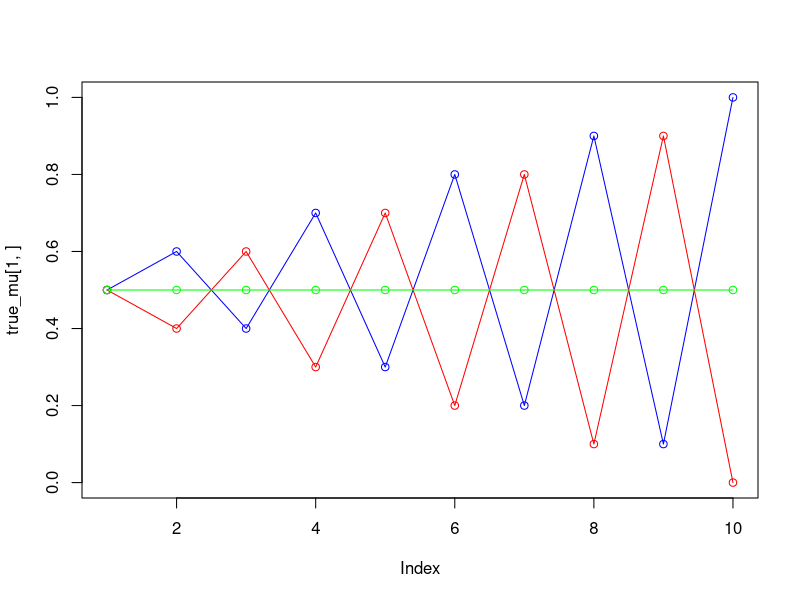
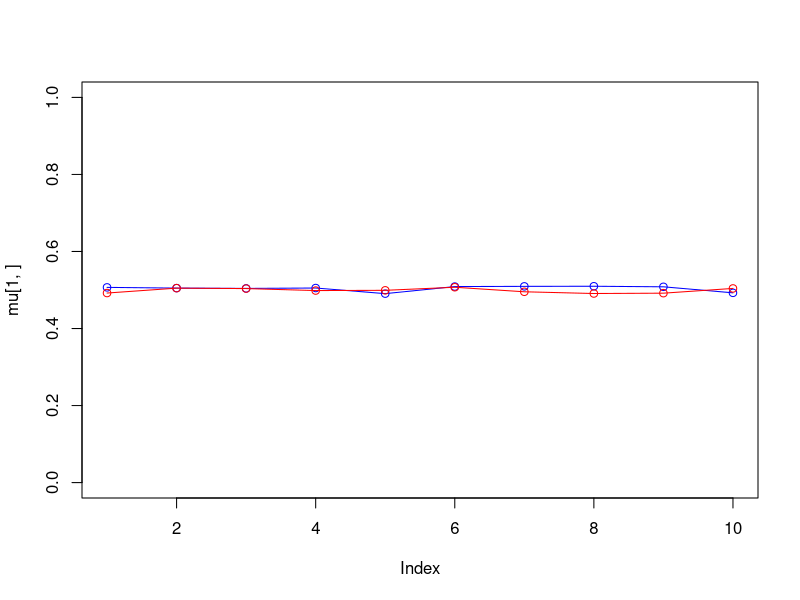
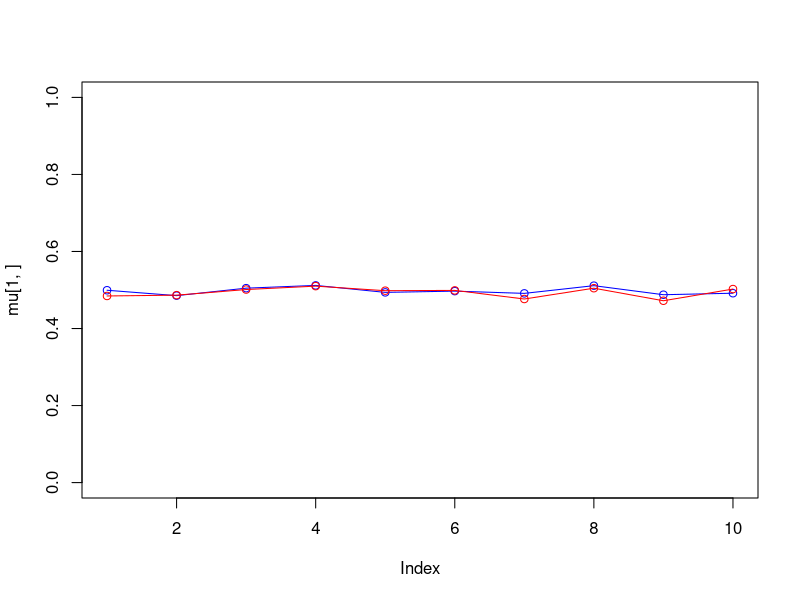
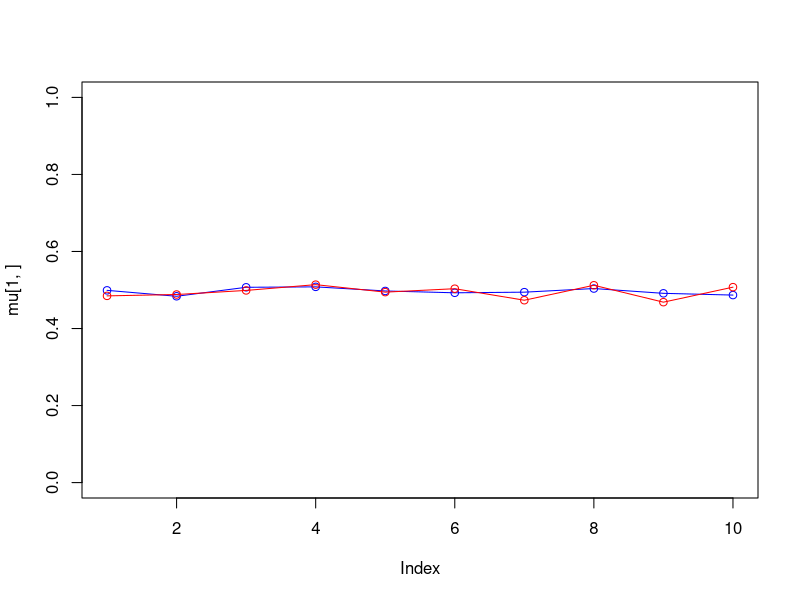
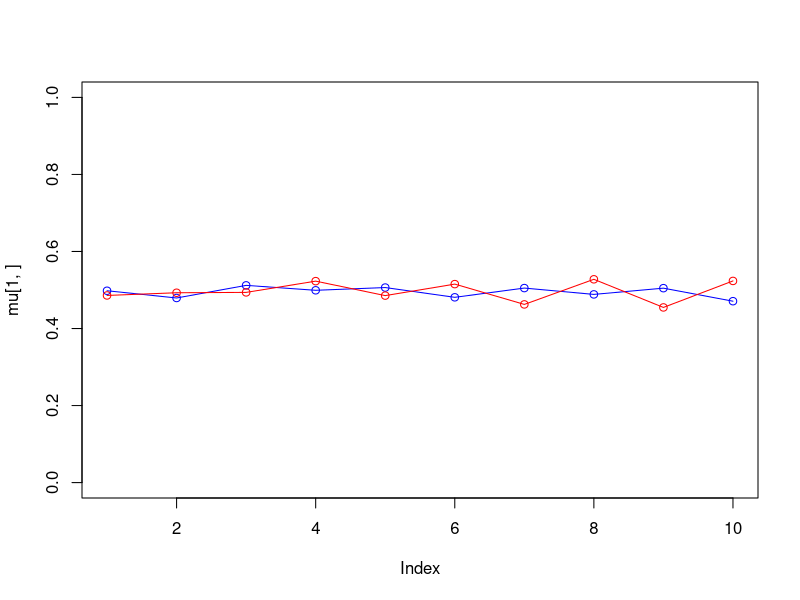
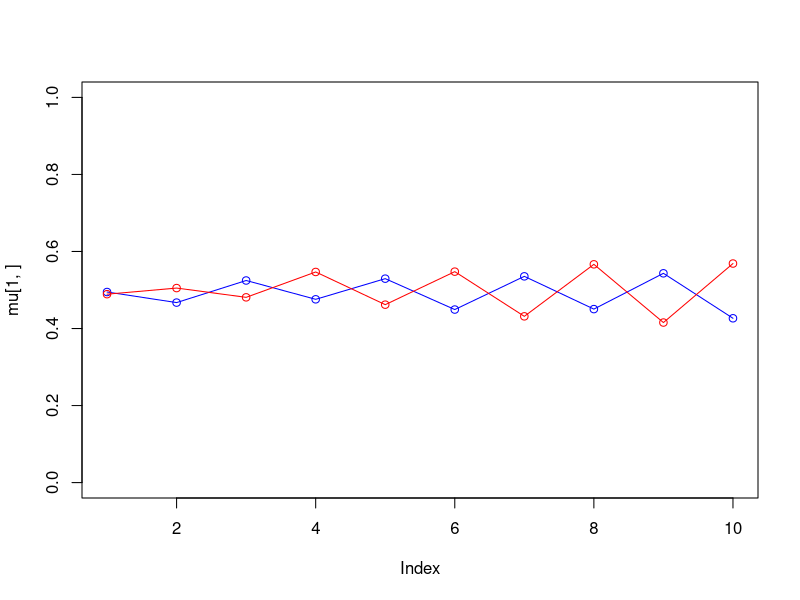
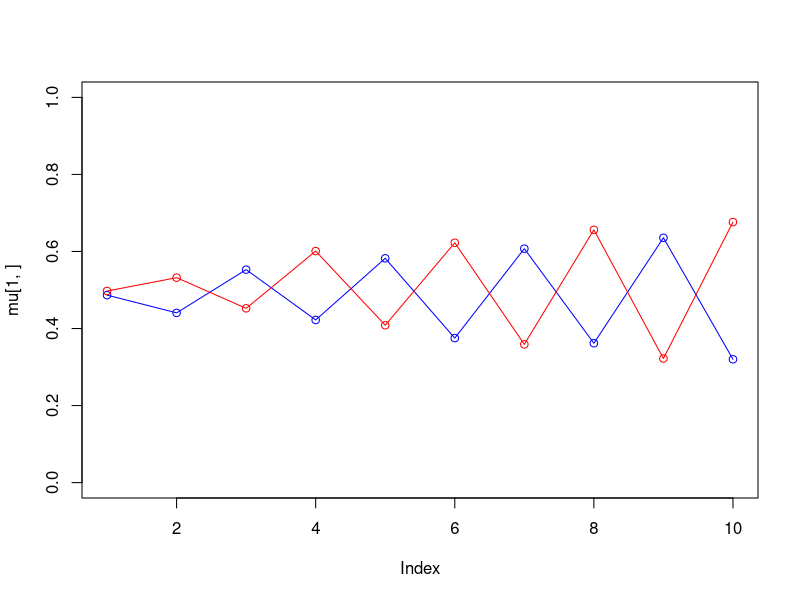
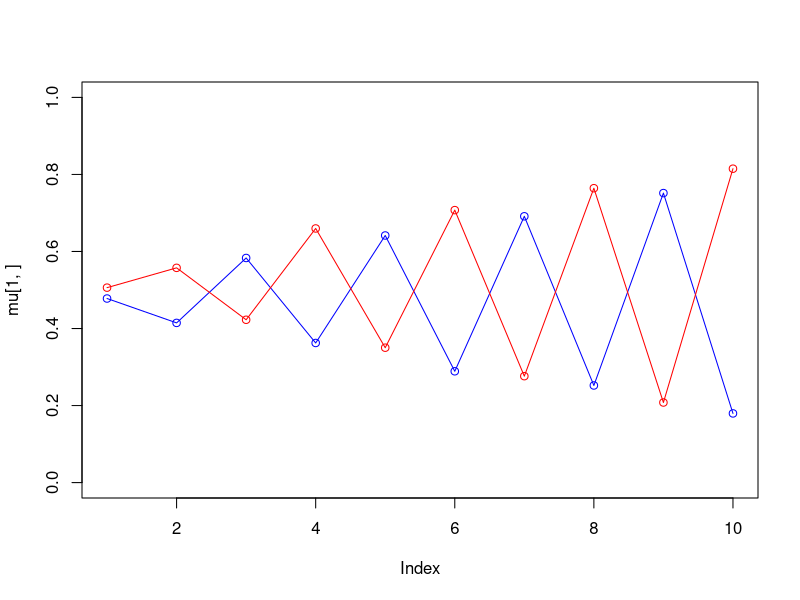

The R script that drew these images, in order:
## ---- chunk 1
knitr::opts_chunk$set(echo = TRUE)
## ---- chunk 2
set.seed(1234567890)
max_it <- 100 # max number of EM iterations
min_change <- 0.1 # min change in log lik between two consecutive iterations
n=1000 # number of training points
D=10 # number of dimensions
x <- matrix(nrow=n, ncol=D) # training data
true_pi <- vector(length = 3) # true mixing coefficients ; p(y)
true_mu <- matrix(nrow=3, ncol=D) # true conditional distributions ; p(xcol | y = Row)
true_pi=c(1/3, 1/3, 1/3)
true_mu[1,]=c(0.5,0.6,0.4,0.7,0.3,0.8,0.2,0.9,0.1,1)
true_mu[2,]=c(0.5,0.4,0.6,0.3,0.7,0.2,0.8,0.1,0.9,0)
true_mu[3,]=c(0.5,0.5,0.5,0.5,0.5,0.5,0.5,0.5,0.5,0.5)
plot(true_mu[1,], type="o", col="blue", ylim=c(0,1))
points(true_mu[2,], type="o", col="red")
points(true_mu[3,], type="o", col="green")
# Producing the training data x
for(i in 1:n) {
  m <- sample(1:3,1,prob=true_pi)
  for(d in 1:D) {
    x[i,d] <- rbinom(1,1,true_mu[m,d])
  } }
## ---- chunk 3
set.seed(1234567890)
M <- 2 # number of clusters
w <- matrix(nrow=n, ncol=M) # weights ; p(y = m | xi,thetaHat)
pi <- vector(length = M) # mixing coefficients
mu <- matrix(nrow=M, ncol=D) # conditional distributions
llik <- vector(length = max_it) # log likelihood of the EM iterations
# Random initialization of the parameters
pi <- runif(M,0.49,0.51)
pi <- pi / sum(pi)
for(m in 1:M) {
  mu[m,] <- runif(D,0.49,0.51)
}
pi
mu
## ---- chunk 4
set.seed(1234567890)
iterLog <- vector(length = max_it)
for(it in 1:max_it) {
  plot(mu[1,], type="o", col="blue", ylim=c(0,1))
  points(mu[2,], type="o", col="red")
  # points(mu[3,], type="o", col="green")
  #points(mu[4,], type="o", col="yellow")
  Sys.sleep(0.5)
  # E-step: Computation of the weights
  
  for (i in 1:n) {
    # px <- 0
    pxi <- 0
    for (m in 1:M) {
      bernXMum <- 1
      for (d in 1:D) {
        bernXMum <- bernXMum * (mu[m,d]^x[i,d]) * (1-mu[m,d])^(1-x[i,d])
        # print(paste(i,m,d,bernXMum))
      }
      pxi <- pxi + pi[m] * bernXMum
      # print(paste(i,m,d,pxi))
    }
    for (m in 1:M) {
      bernXMum <- 1
      for (d in 1:D) {
        bernXMum <- bernXMum * (mu[m,d]^x[i,d]) * (1-mu[m,d])^(1-x[i,d])
        # print(paste(i,m,d,bernXMum))
      }
      w[i,m] <- (bernXMum * pi[m]) / pxi
    }
    w[i, ] <- w[i,] /sum(w[i,])
  }
  
  
  # Your code here
  #Log likelihood computation.
  llik[it] <- 0
  for (i in 1:n) {
    pxi <- 0
    for (m in 1:M) {
      bernXMum <- 1
      for (d in 1:D) {
        bernXMum <- bernXMum * (mu[m,d]^x[i,d]) * (1-mu[m,d])^(1-x[i,d])
      }
      pxi <- pxi + pi[m] * bernXMum
    }
    llik[it] <- llik[it] + log(pxi)
  }
  
  
  # Your code here
  iterLog[it] <- paste("iteration: ", it, "log likelihood: ", llik[it])
  flush.console()
  # Stop if the lok likelihood has not changed significantly
  stopFlag <- it > 1 && (llik[it] - llik[it - 1]) < min_change
  if(stopFlag) break
  #M-step: ML parameter estimation from the data and weights
  # pi mu
  pi <- apply(w, 2, mean)
  mu <- t(w) %*% x / colSums(w)
  # Your code here
}
print(iterLog[1:it])
pi
mu
plot(llik[1:it], type="o")

## ---- chunk 5
set.seed(1234567890)
M <- 3 # number of clusters
w <- matrix(nrow=n, ncol=M) # weights ; p(y = m | xi,thetaHat)
pi <- vector(length = M) # mixing coefficients
mu <- matrix(nrow=M, ncol=D) # conditional distributions
llik <- vector(length = max_it) # log likelihood of the EM iterations
# Random initialization of the parameters
pi <- runif(M,0.49,0.51)
pi <- pi / sum(pi)
for(m in 1:M) {
  mu[m,] <- runif(D,0.49,0.51)
}
pi
mu
## ---- chunk 6
iterLog <- vector(length = max_it)
for(it in 1:max_it) {
    # plotChoose <- c(1, 5, 6, 12, 24)
  # if (it == any(plotChoose)) {
    plot(mu[1,], type="o", col="blue", ylim=c(0,1))
    points(mu[2,], type="o", col="red")
    points(mu[3,], type="o", col="green")
    # points(mu[4,], type="o", col="yellow")
  # }
  Sys.sleep(0.5)
  # E-step: Computation of the weights
  
  for (i in 1:n) {
    # px <- 0
    pxi <- 0
    for (m in 1:M) {
      bernXMum <- 1
      for (d in 1:D) {
        bernXMum <- bernXMum * (mu[m,d]^x[i,d]) * (1-mu[m,d])^(1-x[i,d])
        # print(paste(i,m,d,bernXMum))
      }
      pxi <- pxi + pi[m] * bernXMum
      # print(paste(i,m,d,pxi))
    }
    for (m in 1:M) {
      bernXMum <- 1
      for (d in 1:D) {
        bernXMum <- bernXMum * (mu[m,d]^x[i,d]) * (1-mu[m,d])^(1-x[i,d])
        # print(paste(i,m,d,bernXMum))
      }
      w[i,m] <- (bernXMum * pi[m]) / pxi
    }
    w[i, ] <- w[i,] /sum(w[i,])
  }
  
  
  # Your code here
  #Log likelihood computation.
  llik[it] <- 0
  for (i in 1:n) {
    pxi <- 0
    for (m in 1:M) {
      bernXMum <- 1
      for (d in 1:D) {
        bernXMum <- bernXMum * (mu[m,d]^x[i,d]) * (1-mu[m,d])^(1-x[i,d])
      }
      pxi <- pxi + pi[m] * bernXMum
    }
    llik[it] <- llik[it] + log(pxi)
  }
  
  
  # Your code here
  iterLog[it] <- paste("iteration: ", it, "log likelihood: ", llik[it])
  flush.console()
  # Stop if the lok likelihood has not changed significantly
  stopFlag <- it > 1 && (llik[it] - llik[it - 1]) < min_change
  if(stopFlag) break
  #M-step: ML parameter estimation from the data and weights
  # pi mu
  pi <- apply(w, 2, mean)
  mu <- t(w) %*% x / colSums(w)
  # Your code here
}

## ---- chunk 7
print(iterLog[1:it])
pi
mu
plot(llik[1:it], type="o")

## ---- chunk 8
set.seed(1234567890)
M <- 4 # number of clusters
w <- matrix(nrow=n, ncol=M) # weights ; p(y = m | xi,thetaHat)
pi <- vector(length = M) # mixing coefficients
mu <- matrix(nrow=M, ncol=D) # conditional distributions
llik <- vector(length = max_it) # log likelihood of the EM iterations
# Random initialization of the parameters
pi <- runif(M,0.49,0.51)
pi <- pi / sum(pi)
for(m in 1:M) {
  mu[m,] <- runif(D,0.49,0.51)
}
pi
mu
## ---- chunk 9
iterLog <- vector(length = max_it)
for(it in 1:max_it) {
  # plotChoose <- c(1, 15, 43)
  # if (it == any(plotChoose)) {
    plot(mu[1,], type="o", col="blue", ylim=c(0,1))
    points(mu[2,], type="o", col="red")
    points(mu[3,], type="o", col="green")
    points(mu[4,], type="o", col="yellow")
  # }
  Sys.sleep(0.5)
  # E-step: Computation of the weights
  
  for (i in 1:n) {
    # px <- 0
    pxi <- 0
    for (m in 1:M) {
      bernXMum <- 1
      for (d in 1:D) {
        bernXMum <- bernXMum * (mu[m,d]^x[i,d]) * (1-mu[m,d])^(1-x[i,d])
        # print(paste(i,m,d,bernXMum))
      }
      pxi <- pxi + pi[m] * bernXMum
      # print(paste(i,m,d,pxi))
    }
    for (m in 1:M) {
      bernXMum <- 1
      for (d in 1:D) {
        bernXMum <- bernXMum * (mu[m,d]^x[i,d]) * (1-mu[m,d])^(1-x[i,d])
        # print(paste(i,m,d,bernXMum))
      }
      w[i,m] <- (bernXMum * pi[m]) / pxi
    }
    w[i, ] <- w[i,] /sum(w[i,])
  }
  
  
  # Your code here
  #Log likelihood computation.
  llik[it] <- 0
  for (i in 1:n) {
    pxi <- 0
    for (m in 1:M) {
      bernXMum <- 1
      for (d in 1:D) {
        bernXMum <- bernXMum * (mu[m,d]^x[i,d]) * (1-mu[m,d])^(1-x[i,d])
      }
      pxi <- pxi + pi[m] * bernXMum
    }
    llik[it] <- llik[it] + log(pxi)
  }
  
  
  # Your code here
  iterLog[it] <- paste("iteration: ", it, "log likelihood: ", llik[it])
  flush.console()
  # Stop if the lok likelihood has not changed significantly
  stopFlag <- it > 1 && (llik[it] - llik[it - 1]) < min_change
  if(stopFlag) break
  #M-step: ML parameter estimation from the data and weights
  # pi mu
  pi <- apply(w, 2, mean)
  mu <- t(w) %*% x / colSums(w)
  # Your code here
}
## ---- chunk 10
print(iterLog[1:it])
pi
mu
plot(llik[1:it], type="o")

